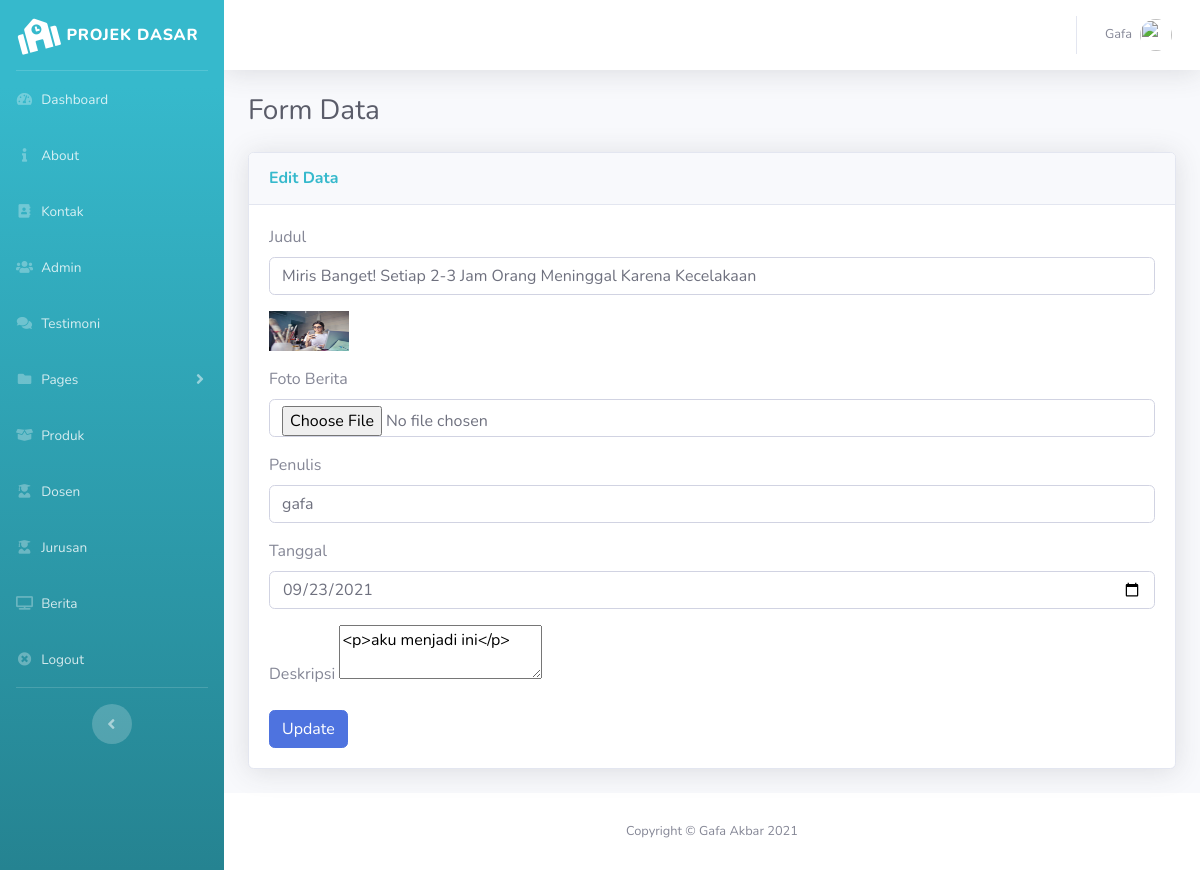
Page /pages/backend/index.php?page=berita/edit&id=1 (signed in) on the committed database.
### tables this page shows
CREATE TABLE `tb_berita` (
  `id_berita` int(11) NOT NULL,
  `judul` varchar(255) NOT NULL,
  `slug` varchar(255) NOT NULL,
  `foto` varchar(255) NOT NULL,
  `penulis` varchar(255) NOT NULL,
  `tanggal` date NOT NULL,
  `deskripsi` varchar(1000) NOT NULL
);

### pages/backend/index.php (called while the page is built, shortened)
<?php
include 'component/header.php';
include 'component/sidebar.php';
include 'content.php';
?>
<?php include 'component/footer.php'; ?>

### pages/backend/berita/edit.php (the view, shortened to what this page needs)
<?php
$id_berita = $_GET['id'];
$berita = $koneksi->query("SELECT * FROM tb_berita WHERE id_berita='$id_berita'")->fetch_array();
?>
<h1 class="h3 mb-4 text-gray-800">Form Data</h1>
<div class="card shadow mb-4">
  <div class="card-header py-3">
    <h6 class="m-0 font-weight-bold text-info">Edit Data</h6>
  </div>
  <div class="card-body">
    <div class="table-responsive">
    <form action="" method="POST" enctype="multipart/form-data">
        <div class="form-group">
          <label>Judul</label>
          <input type="text" name="tjudul" class="form-control" value="<?= $berita['judul'] ?>">
        </div>
        <div class="form-group">
          <img src="../../asset/img/<?= $berita['foto'] ?>" alt="foto" width="80px" height="40px">
        </div>
        <div class="form-group">
          <label>Foto Berita</label>
          <input type="file" name="tfoto" class="form-control" value="<?= $berita['foto'] ?>">
        </div>
        <div class="form-group">
          <label>Penulis</label>
          <input type="text" name="tpenulis" class="form-control" value="<?= $berita['penulis'] ?>">
        </div>
        <div class="form-group">
          <label>Tanggal</label>
          <input type="date" name="ttanggal" class="form-control" value="<?= $berita['tanggal'] ?>">
        </div>
        <div class="form-group">
          <label>Deskripsi</label>
          <textarea class="ckeditor" name="tdeskripsi" id="tdeskripsi" ><?= $berita['deskripsi']; ?></textarea>
        </div>
        <button type="submit" name="update" class="btn btn-primary btn-md">Update</button>
      </form>
    </div>
  </div>
</div>

### rows in the picture
tb_berita: tjudul "Miris Banget! Setiap 2-3 Jam Orang Meninggal Karena Kecelakaan", foto (picture), tpenulis "gafa", ttanggal "09/23/2021", tdeskripsi "<p>aku menjadi ini</p>"
